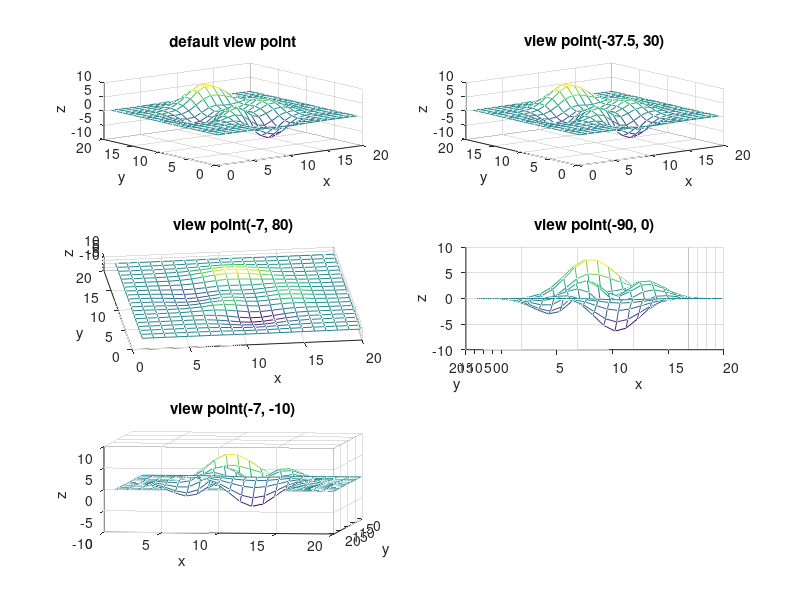

Source code (MATLAB):
%this is for view point illustration

subplot(3, 2, 1); mesh(peaks(20)); title('default view point'); xlabel('x'); ylabel('y'); zlabel('z') % default behavior
subplot(3, 2, 2); mesh(peaks(20)); title('view point(-37.5, 30)'); view(-37.5, 30); xlabel('x'); ylabel('y'); zlabel('z') % default behavior
subplot(3, 2, 3); mesh(peaks(20)); title('view point(-7, 80)'); view(-7, 80); xlabel('x'); ylabel('y'); zlabel('z') % default behavior
subplot(3, 2, 4); mesh(peaks(20)); title('view point(-90, 0)'); view(-9, 0); xlabel('x'); ylabel('y'); zlabel('z') % default behavior
subplot(3, 2, 5); mesh(peaks(20)); title('view point(-7, -10)'); view(-7, -10); xlabel('x'); ylabel('y'); zlabel('z') % default behavior